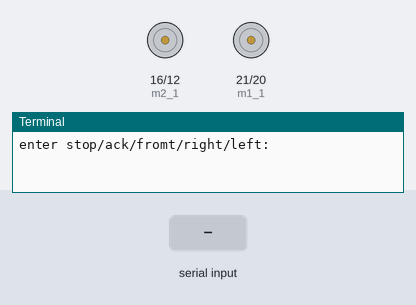
A program run on a simulated Raspberry Pi (BCM pin numbers). Parts: motor-driver pin pairs drawn as motors (green arrow = first pin HIGH = forward, orange = second pin HIGH = backward, longer = more drive), the last lines printed to the terminal. Inputs (shaded band) come from the test bench.

Above: at 1.2 s.
1.3 s: "back" typed at the terminal, then Enter
At 1.7 s:
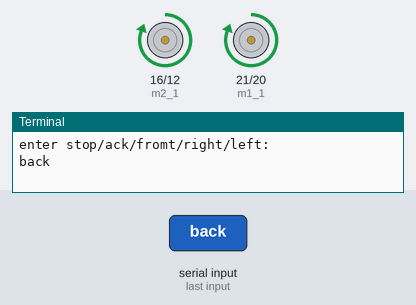
2.8 s: "front" typed at the terminal, then Enter
At 4.0 s:
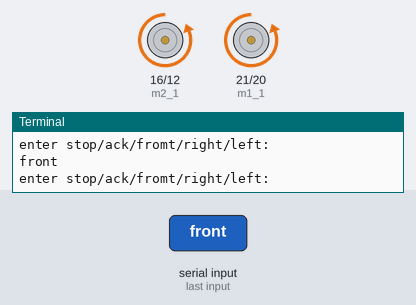
4.3 s: "right" typed at the terminal, then Enter
At 5.2 s:
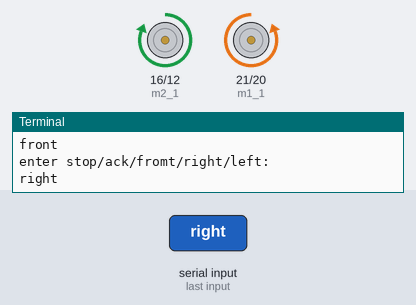
5.8 s: "left" typed at the terminal, then Enter
At 6.4 s:
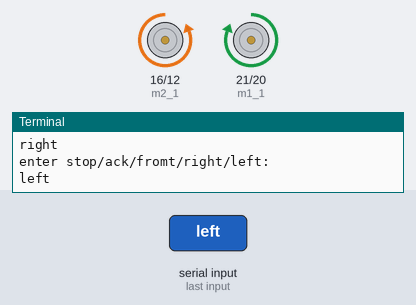
Timing chart, 0 to 8.3 s (numbered marks = the images above; inputs shaded):
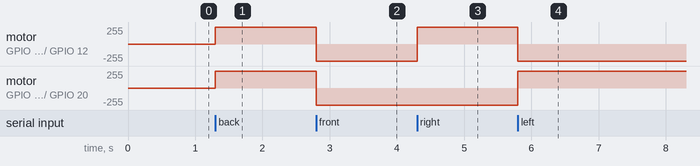

The program:

text_control_wheel_chair.py
```python
import RPi.GPIO as GPIO
import time
import Adafruit_GPIO.SPI as SPI

# Set up GPIO pins
GPIO.setmode(GPIO.BCM)
GPIO.setwarnings(False)


m1_1 = 21
m1_2 = 20
m2_1 = 16
m2_2 = 12

GPIO.setup(m1_1, GPIO.OUT)
GPIO.setup(m1_2, GPIO.OUT)
GPIO.setup(m2_1, GPIO.OUT)
GPIO.setup(m2_2, GPIO.OUT)

# Define motor control functions
def stop():
    GPIO.output(m1_1, GPIO.LOW)
    GPIO.output(m1_2, GPIO.LOW)
    GPIO.output(m2_1, GPIO.LOW)
    GPIO.output(m2_2, GPIO.LOW)
    time.sleep(1)


def back():
    GPIO.output(m1_1, GPIO.HIGH)
    GPIO.output(m1_2, GPIO.LOW)
    GPIO.output(m2_1, GPIO.HIGH)
    GPIO.output(m2_2, GPIO.LOW)
    time.sleep(1)


def front():
    GPIO.output(m1_1, GPIO.LOW)
    GPIO.output(m1_2, GPIO.HIGH)
    GPIO.output(m2_1, GPIO.LOW)
    GPIO.output(m2_2, GPIO.HIGH)
    time.sleep(1)


def right():
    GPIO.output(m1_1, GPIO.LOW)
    GPIO.output(m1_2, GPIO.HIGH)
    GPIO.output(m2_1, GPIO.HIGH)
    GPIO.output(m2_2, GPIO.LOW)
    time.sleep(1)

def left():
    GPIO.output(m1_1, GPIO.HIGH)
    GPIO.output(m1_2, GPIO.LOW)
    GPIO.output(m2_1, GPIO.LOW)
    GPIO.output(m2_2, GPIO.HIGH)
    time.sleep(1)


while True:

    submit=input('enter stop/ack/fromt/right/left:')


    if submit.lower() == 'stop':
        stop()
    elif submit.lower() == 'back':
        back()
    elif submit.lower() == 'front':
        front()
    elif submit.lower() == 'right':
        right()
    elif submit.lower() == 'left':
        left()
    else:
        print("Invalid command / object is nearby you. Motors are stopped.")
        stop()
```

Measured:
- after the input at 1.3 s, motor on GPIO 16 (m2_1) / GPIO 12 (m2_2), motor on GPIO 21 (m1_1) / GPIO 20 (m1_2): stopped → forward 255/255 at once
- after the input at 2.8 s, motor on GPIO 16 (m2_1) / GPIO 12 (m2_2), motor on GPIO 21 (m1_1) / GPIO 20 (m1_2): forward 255/255 → backward 255/255 at once
- after the input at 4.3 s, motor on GPIO 16 (m2_1) / GPIO 12 (m2_2): backward 255/255 → forward 255/255 at once
- after the input at 5.8 s, motor on GPIO 16 (m2_1) / GPIO 12 (m2_2): forward 255/255 → backward 255/255 at once; motor on GPIO 21 (m1_1) / GPIO 20 (m1_2): backward 255/255 → forward 255/255 at once
